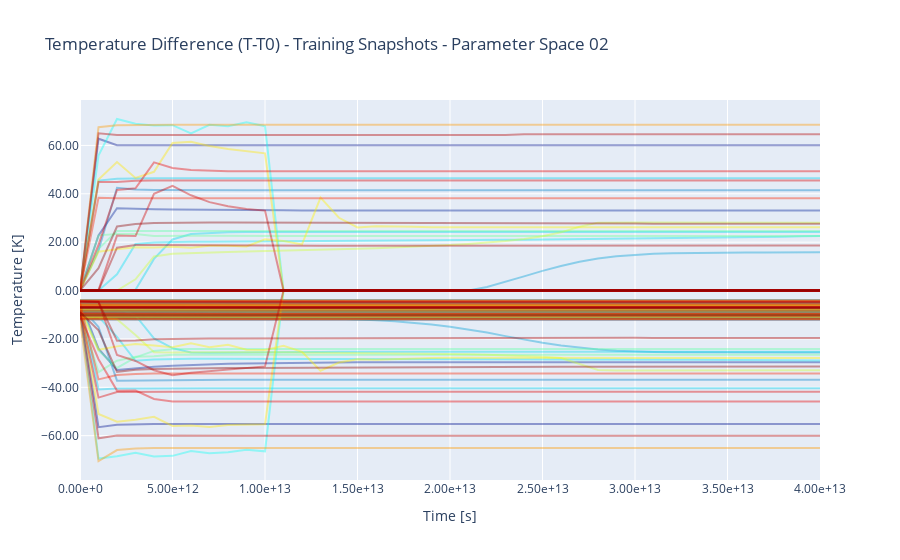

Write notebook code for a chart like this one.
### Code cell
N_SNAPS, N_TIMES, N_POINTS = temperatures_diff.shape

colors = px.colors.sample_colorscale("jet", [n/(N_SNAPS) for n in range(N_SNAPS)])

fig = go.Figure()
for idx_snap, temperature_array in enumerate(temperatures_diff):
# customdata=np.stack(([t_h] * len(comsol_data.times), [host_k] * len(comsol_data.times)) , axis=-1),
    input_args = {'x' : list(comsol_data.times.values()),
                #   'customdata' : customdata,
                #   'hovertemplate' : "Time: %{x:.2e}<br>Temperature: %{y:.2f}<br>T_h: %{customdata[0]:.2f}<br><br>host_k: %{customdata[1]:.2e}<br>",
                    'legendgroup' : f"{idx_snap:03d}",
                    'name' : f"{idx_snap:03d}",
                    'line' : dict(color=colors[idx_snap]),
                    'opacity': 0.4}
    fig.add_trace(go.Scatter(y=np.max(temperature_array, axis=1), **input_args))
    fig.add_trace(go.Scatter(y=np.min(temperature_array, axis=1), **input_args))

fig.update_layout(
    xaxis_tickformat='.2e',  # Format x-axis numbers to 2 decimal places
    yaxis_tickformat='.2f',  # Format y-axis numbers to 2 decimal places
    showlegend=False,        # Hide the legend
    title_text=f'Temperature Difference (T-T0) - {DATA_TYPE} Snapshots - Parameter Space {PARAMETER_SPACE}', # title of plot
    xaxis_title="Time [s]",    # Optional: label for x-axis
    yaxis_title="Temperature [K]"     # Optional: label for y-axis
)
fig.write_image(import_folder / "Exports" / f"{DATA_TYPE}_MinMaxTemperatures.png")
fig.show()
